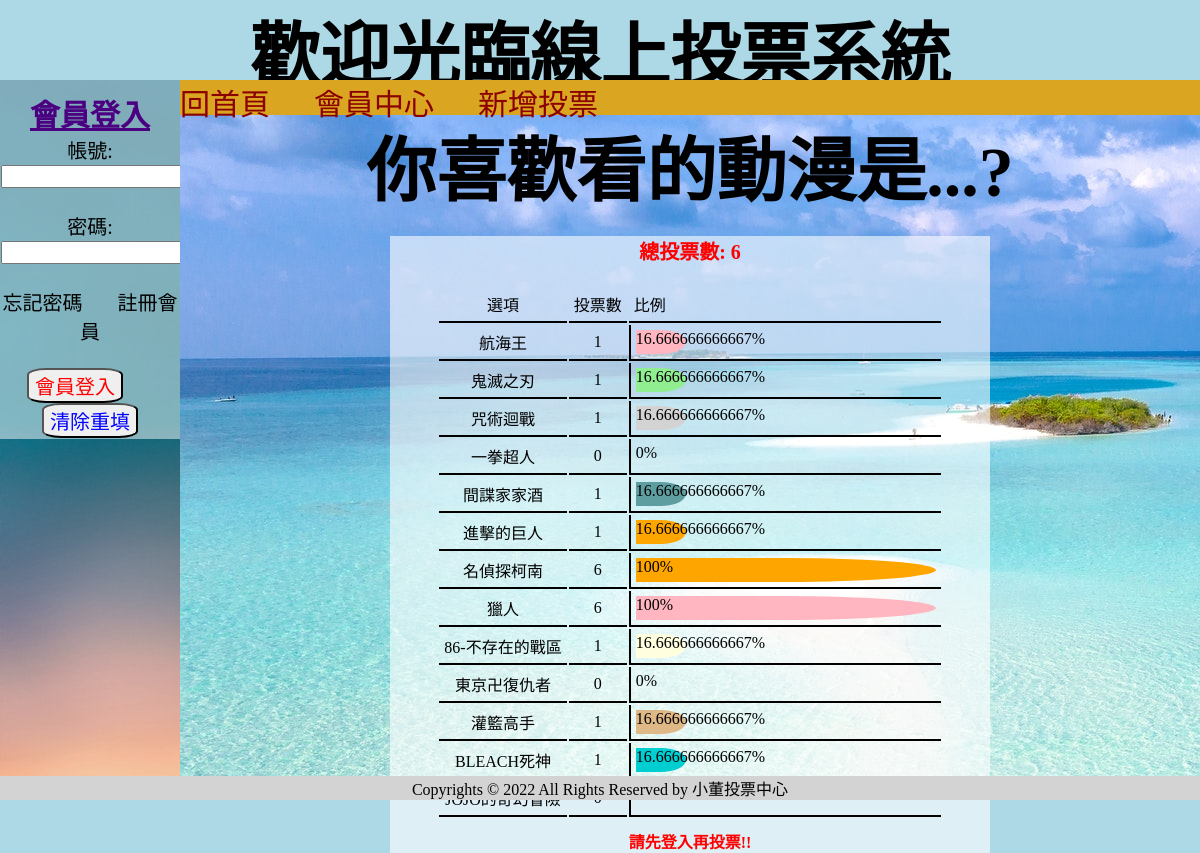
Screenshot of /?do=voteresult&id=4 with the database file from the repository.
### tables this page shows
CREATE TABLE `votes` (
  `id` int(11) UNSIGNED NOT NULL,
  `votename` varchar(30) NOT NULL COMMENT '投票項目名稱',
  `categoryid` int(30) NOT NULL COMMENT '類別ID',
  `multiples` tinyint(1) NOT NULL DEFAULT 0 COMMENT '複選',
  `start` datetime NOT NULL DEFAULT current_timestamp() COMMENT '開始日期',
  `end` datetime NOT NULL COMMENT '截止日期',
  `total` int(32) NOT NULL COMMENT '投票總人數',
  `show` tinyint(1) NOT NULL DEFAULT 1 COMMENT '顯示開啟或關閉',
  `creatid` int(11) NOT NULL COMMENT '建立投票會員ID'
);

CREATE TABLE `options` (
  `id` int(11) UNSIGNED NOT NULL,
  `options` varchar(30) NOT NULL COMMENT '選項',
  `voteid` int(30) NOT NULL COMMENT '對應投票項目ID值',
  `total` int(50) NOT NULL COMMENT '該選項點擊數'
);

### other/functionall.php (called while the page is built, shortened)
<?php
function pdo(){
    $dsn="mysql:host=localhost;charset=utf8;dbname=votesystem";
    return new PDO($dsn,'root','');
}
function all($table,...$arg){
    $pdo=pdo();
    $sql="SELECT * FROM $table ";
    switch(count($arg)){
        case 1:
            if(is_array($arg[0])){
                foreach($arg[0] as $key => $value){
                    $tmp[]="`$key`='$value'";
                }
                $sql.=" WHERE ". implode(" AND " ,$tmp);
            }else{
                $sql.=$arg[0];
            }
        break;
        }
        return $pdo->query($sql)->fetchAll(PDO::FETCH_ASSOC);
    }
function find($table,$arg){
    $pdo=pdo();
    $sql="SELECT * FROM $table WHERE ";
        if(is_array($arg)){
            foreach($arg as $key => $value){
                $tmp[]="`$key`='$value'";
            }
            $sql.=implode(" , " ,$tmp);
        }else{
            $sql.=" `id`='$arg'";
        }
        return $pdo->query($sql)->fetch(PDO::FETCH_ASSOC);
    }
?>

### back/voteresult.php (the view, shortened to what this page needs)
<?php
$color = ['lightblue','lightgreen','lightgray','cadetblue','lightpink','lightyellow','aquamarine','burlywood','darkturquoise','gold','khaki','orange'];
?>
<?php
$subject=find("votes",$_GET['id']);
$now = date('Y-m-d H-i-s');
$options=all("options",['voteid'=>$_GET['id']]);
?>
<h1 class="text-center"><?=$subject['votename'];?></h1>
<div style="width:600px;margin:auto;background:rgb(255,255,255,0.6);text-align:center">
    <div style="margin: 20px auto;color:red;font-size:20px;font-weight:bold;">總投票數: <?=$subject['total'];?></div>
    <table>
        <tr>
            <td>選項</td>
            <td>投票數</td>
            <td style="text-align:left;">比例</td>
        </tr>
        <?php
        foreach($options as $option){
            $total=($subject['total']==0)?1:$subject['total'];
            $rate=$option['total']/$total;
        ?>
        <tr>
            <td><?=$option['options'];?></td>
            <td><?=$option['total'];?></td>
            <td class="per">
                <div style="display:inline-block;height:24px;background-color:<?=$color[rand(0,11)]?>;width:<?=300*$rate;?>px;margin-left:0px; z-index:-1;" class="bar"><span style = "z-index:99" class="bar"><?=($rate*100) . "%";?></span></div>
            </td>
        </tr>
        <?php
        }
        ?>
    </table>
<?php
    if(!isset($_SESSION['name'])){
        echo "<p style='color:red;font-weight:bold;'>請先登入再投票!!</p>";
    }else if($subject['end'] <= $now){
        echo "<p style='color:red;font-weight:bold;'>投票時間已結束!!</p>";
    }else{
?>
    <button class="btn2" onclick="location.href='?do=vote&id=<?=$_GET['id'];?>'">我要投票</button>
<?php
}
?>
</div>

### style/style.css (style rules this page uses)
* { box-sizing: border-box; margin: 0; }
body { display: flex; flex-wrap: wrap; justify-content: center; align-content: center; width: 100vw; height: 100vh; margin: auto; background-color: aquamarine; }

### back/voteresult.php (style rules this page uses)
table { background-color: rgb(red, green, blue,0.1); text-align: center; margin: 10px auto; }
td { padding: 5px; border-bottom: 2px solid black; }
.bar { border-radius: 0 50% 50% 0; }
.per { text-align:left; border-left:2px solid black; }

### rows the page displays
votes: votename "你喜歡看的動漫是...?", total "6"
options: options "航海王", total "1", $rate*100 "16.666666666667"
options: options "鬼滅之刃", total "1", $rate*100 "16.666666666667"
options: options "咒術迴戰", total "1", $rate*100 "16.666666666667"
options: options "一拳超人", total "0", $rate*100 "0"
options: options "間諜家家酒", total "1", $rate*100 "16.666666666667"
options: options "進擊的巨人", total "1", $rate*100 "16.666666666667"
options: options "名偵探柯南", total "6", $rate*100 "100"
options: options "獵人", total "6", $rate*100 "100"
options: options "86-不存在的戰區", total "1", $rate*100 "16.666666666667"
options: options "東京卍復仇者", total "0", $rate*100 "0"
options: options "灌籃高手", total "1", $rate*100 "16.666666666667"
options: options "BLEACH死神", total "1", $rate*100 "16.666666666667"
